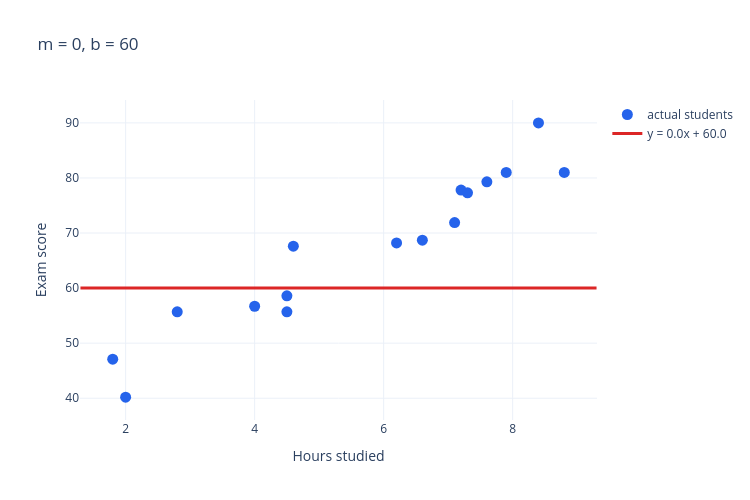

The cell this chart's notebook holds for it:
### Markdown cell above
## Section 3 — Manual Line-Fitting Challenge

> **Your challenge:** find a line that visually represents the points as well as possible. Use only your eyes for now.

### Code cell
plot_line_over_data(scores_1d, slope=0, intercept=60, title="m = 0, b = 60").show()

### Figure 1 — Plotly figure (JSON) as saved in the notebook; plotly's stock layout.template omitted (floating-point values rounded to 4 significant figures)
{"data": [{"hovertemplate": "Hours: %{x}<br>Score: %{y}<extra></extra>", "marker": {"color": "#2563eb", "size": 11}, "mode": "markers", "name": "actual students", "type": "scatter", "x": [1.8, 2, 2.8, 4, 4.5, 4.5, 4.6, 6.2, 6.6, 7.1, 7.2, 7.3, 7.6, 7.9, 8.4, 8.8], "y": [47.1, 40.2, 55.7, 56.7, 58.6, 55.7, 67.6, 68.2, 68.7, 71.9, 77.8, 77.3, 79.3, 81, 90, 81]}, {"line": {"color": "#dc2626", "width": 3}, "mode": "lines", "name": "y = 0.0x + 60.0", "type": "scatter", "x": [1.3, 1.463, 1.627, 1.79, 1.953, 2.116, 2.28, 2.443, 2.606, 2.769, 2.933, 3.096, 3.259, 3.422, 3.586, 3.749, 3.912, 4.076, 4.239, 4.402, 4.565, 4.729, 4.892, 5.055, 5.218, 5.382, 5.545, 5.708, 5.871, 6.035, 6.198, 6.361, 6.524, 6.688, 6.851, 7.014, 7.178, 7.341, 7.504, 7.667, 7.831, 7.994, 8.157, 8.32, 8.484, 8.647, 8.81, 8.973, 9.137, 9.3], "y": [60, 60, 60, 60, 60, 60, 60, 60, 60, 60, 60, 60, 60, 60, 60, 60, 60, 60, 60, 60, 60, 60, 60, 60, 60, 60, 60, 60, 60, 60, 60, 60, 60, 60, 60, 60, 60, 60, 60, 60, 60, 60, 60, 60, 60, 60, 60, 60, 60, 60]}], "layout": {"height": 500, "title": {"text": "m = 0, b = 60"}, "width": 750, "xaxis": {"title": {"text": "Hours studied"}}, "yaxis": {"title": {"text": "Exam score"}}}}
